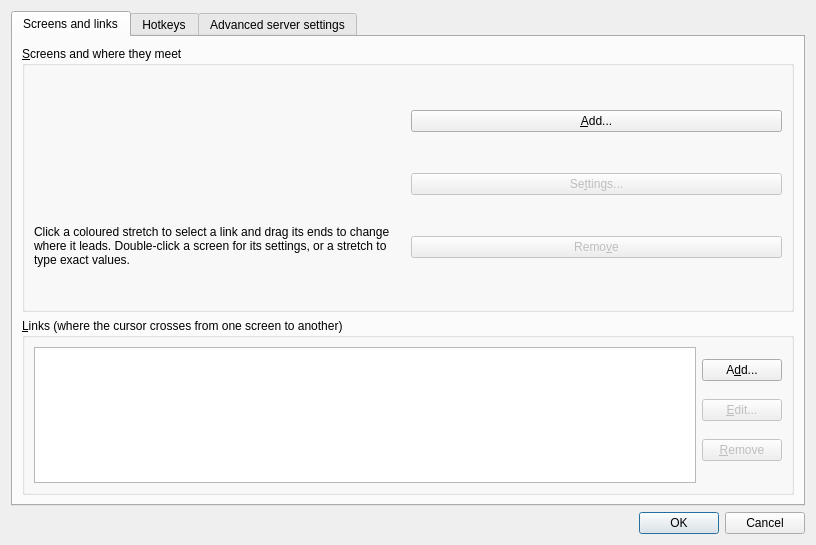
<?xml version="1.0" encoding="UTF-8"?>
<ui version="4.0">
 <class>ServerConfigDialog</class>
 <widget class="QDialog" name="ServerConfigDialog">
  <property name="geometry">
   <rect>
    <x>0</x>
    <y>0</y>
    <width>816</width>
    <height>545</height>
   </rect>
  </property>
  <property name="windowTitle">
   <string>Server Configuration</string>
  </property>
  <layout class="QVBoxLayout">
   <item>
    <widget class="QTabWidget" name="m_pTabWidget">
     <widget class="QWidget" name="m_pTabScreens">
      <attribute name="title">
       <string>Screens and links</string>
      </attribute>
      <layout class="QVBoxLayout" stretch="3,2">
       <item>
        <widget class="QGroupBox" name="m_pGroupScreens">
         <property name="title">
          <string>&amp;Screens and where they meet</string>
         </property>
         <layout class="QHBoxLayout">
          <item>
           <layout class="QVBoxLayout">
            <item>
             <widget class="ScreenLayoutView" name="m_pLayoutView"/>
            </item>
            <item>
             <widget class="QLabel" name="m_pLabelLayoutHint">
              <property name="text">
               <string>Click a coloured stretch to select a link and drag its ends to change where it leads. Double-click a screen for its settings, or a stretch to type exact values.</string>
              </property>
              <property name="wordWrap">
               <bool>true</bool>
              </property>
             </widget>
            </item>
           </layout>
          </item>
          <item>
           <layout class="QVBoxLayout">
          <item>
           <widget class="QPushButton" name="m_pButtonAddScreen">
            <property name="text">
             <string>&amp;Add...</string>
            </property>
           </widget>
          </item>
          <item>
           <widget class="QPushButton" name="m_pButtonEditScreen">
            <property name="enabled">
             <bool>false</bool>
            </property>
            <property name="text">
             <string>Se&amp;ttings...</string>
            </property>
           </widget>
          </item>
          <item>
           <widget class="QPushButton" name="m_pButtonRemoveScreen">
            <property name="enabled">
             <bool>false</bool>
            </property>
            <property name="text">
             <string>Remo&amp;ve</string>
            </property>
           </widget>
          </item>
          <item>
           <spacer>
            <property name="orientation">
             <enum>Qt::Vertical</enum>
            </property>
           </spacer>
          </item>
           </layout>
          </item>
         </layout>
        </widget>
       </item>
       <item>
        <widget class="QGroupBox" name="m_pGroupLinks">
         <property name="title">
          <string>&amp;Links (where the cursor crosses from one screen to another)</string>
         </property>
         <layout class="QHBoxLayout">
          <item>
           <widget class="QTableWidget" name="m_pTableLinks">
            <property name="editTriggers">
             <set>QAbstractItemView::NoEditTriggers</set>
            </property>
            <property name="selectionMode">
             <enum>QAbstractItemView::SingleSelection</enum>
            </property>
            <property name="selectionBehavior">
             <enum>QAbstractItemView::SelectRows</enum>
            </property>
            <attribute name="verticalHeaderVisible">
             <bool>false</bool>
            </attribute>
            <attribute name="horizontalHeaderStretchLastSection">
             <bool>true</bool>
            </attribute>
           </widget>
          </item>
          <item>
           <layout class="QVBoxLayout">
          <item>
           <widget class="QPushButton" name="m_pButtonAddLink">
            <property name="text">
             <string>A&amp;dd...</string>
            </property>
           </widget>
          </item>
          <item>
           <widget class="QPushButton" name="m_pButtonEditLink">
            <property name="enabled">
             <bool>false</bool>
            </property>
            <property name="text">
             <string>&amp;Edit...</string>
            </property>
           </widget>
          </item>
          <item>
           <widget class="QPushButton" name="m_pButtonRemoveLink">
            <property name="enabled">
             <bool>false</bool>
            </property>
            <property name="text">
             <string>&amp;Remove</string>
            </property>
           </widget>
          </item>
          <item>
           <spacer>
            <property name="orientation">
             <enum>Qt::Vertical</enum>
            </property>
           </spacer>
          </item>
           </layout>
          </item>
         </layout>
        </widget>
       </item>
      </layout>
     </widget>
     <widget class="QWidget" name="m_pTabHotkeys">
      <attribute name="title">
       <string>Hotkeys</string>
      </attribute>
      <layout class="QVBoxLayout">
       <item>
      <layout class="QHBoxLayout">
       <item>
        <widget class="QGroupBox" name="groupBox">
         <property name="title">
          <string>&amp;Hotkeys</string>
         </property>
         <layout class="QGridLayout">
          <item row="0" column="0" rowspan="4">
           <widget class="QListWidget" name="m_pListHotkeys"/>
          </item>
          <item row="0" column="1">
           <widget class="QPushButton" name="m_pButtonNewHotkey">
            <property name="enabled">
             <bool>true</bool>
            </property>
            <property name="text">
             <string>&amp;New</string>
            </property>
           </widget>
          </item>
          <item row="1" column="1">
           <widget class="QPushButton" name="m_pButtonEditHotkey">
            <property name="enabled">
             <bool>false</bool>
            </property>
            <property name="text">
             <string>&amp;Edit</string>
            </property>
           </widget>
          </item>
          <item row="2" column="1">
           <widget class="QPushButton" name="m_pButtonRemoveHotkey">
            <property name="enabled">
             <bool>false</bool>
            </property>
            <property name="text">
             <string>&amp;Remove</string>
            </property>
           </widget>
          </item>
          <item row="3" column="1">
           <spacer>
            <property name="orientation">
             <enum>Qt::Vertical</enum>
            </property>
            <property name="sizeHint" stdset="0">
             <size>
              <width>75</width>
              <height>161</height>
             </size>
            </property>
           </spacer>
          </item>
         </layout>
        </widget>
       </item>
       <item>
        <widget class="QGroupBox" name="groupBox_2">
         <property name="title">
          <string>A&amp;ctions</string>
         </property>
         <layout class="QGridLayout">
          <item row="0" column="0" rowspan="4">
           <widget class="QListWidget" name="m_pListActions"/>
          </item>
          <item row="0" column="1">
           <widget class="QPushButton" name="m_pButtonNewAction">
            <property name="enabled">
             <bool>false</bool>
            </property>
            <property name="text">
             <string>Ne&amp;w</string>
            </property>
           </widget>
          </item>
          <item row="1" column="1">
           <widget class="QPushButton" name="m_pButtonEditAction">
            <property name="enabled">
             <bool>false</bool>
            </property>
            <property name="text">
             <string>E&amp;dit</string>
            </property>
           </widget>
          </item>
          <item row="2" column="1">
           <widget class="QPushButton" name="m_pButtonRemoveAction">
            <property name="enabled">
             <bool>false</bool>
            </property>
            <property name="text">
             <string>Re&amp;move</string>
            </property>
           </widget>
          </item>
          <item row="3" column="1">
           <spacer>
            <property name="orientation">
             <enum>Qt::Vertical</enum>
            </property>
            <property name="sizeHint" stdset="0">
             <size>
              <width>20</width>
              <height>40</height>
             </size>
            </property>
           </spacer>
          </item>
         </layout>
        </widget>
       </item>
      </layout>
       </item>
       <item>
        <widget class="QGroupBox" name="m_pGroupPreservedRules">
         <property name="title">
          <string>Other rules in the file (kept as they are; edit the file to change them)</string>
         </property>
         <layout class="QVBoxLayout">
          <item>
           <widget class="QListWidget" name="m_pListPreservedRules">
            <property name="selectionMode">
             <enum>QAbstractItemView::NoSelection</enum>
            </property>
           </widget>
          </item>
         </layout>
        </widget>
       </item>
      </layout>
     </widget>
     <widget class="QWidget" name="m_pTabAdvanced">
      <attribute name="title">
       <string>Advanced server settings</string>
      </attribute>
      <layout class="QGridLayout">
       <item row="0" column="0">
        <widget class="QGroupBox" name="m_pGroupSwitch">
         <property name="title">
          <string>&amp;Switch</string>
         </property>
         <layout class="QVBoxLayout">
          <item>
           <layout class="QHBoxLayout">
            <item>
             <widget class="QCheckBox" name="m_pCheckBoxSwitchDelay">
              <property name="enabled">
               <bool>true</bool>
              </property>
              <property name="text">
               <string>Switch &amp;after waiting</string>
              </property>
             </widget>
            </item>
            <item>
             <spacer>
              <property name="orientation">
               <enum>Qt::Horizontal</enum>
              </property>
              <property name="sizeHint" stdset="0">
               <size>
                <width>40</width>
                <height>20</height>
               </size>
              </property>
             </spacer>
            </item>
            <item>
             <widget class="QSpinBox" name="m_pSpinBoxSwitchDelay">
              <property name="enabled">
               <bool>false</bool>
              </property>
              <property name="minimum">
               <number>10</number>
              </property>
              <property name="maximum">
               <number>10000</number>
              </property>
              <property name="singleStep">
               <number>10</number>
              </property>
              <property name="value">
               <number>250</number>
              </property>
             </widget>
            </item>
            <item>
             <widget class="QLabel" name="m_pLabel_14">
              <property name="text">
               <string>ms</string>
              </property>
             </widget>
            </item>
           </layout>
          </item>
          <item>
           <layout class="QVBoxLayout">
            <item>
             <layout class="QHBoxLayout">
              <item>
               <widget class="QCheckBox" name="m_pCheckBoxSwitchDoubleTap">
                <property name="enabled">
                 <bool>true</bool>
                </property>
                <property name="text">
                 <string>Switch on double &amp;tap within</string>
                </property>
               </widget>
              </item>
              <item>
               <spacer>
                <property name="orientation">
                 <enum>Qt::Horizontal</enum>
                </property>
                <property name="sizeHint" stdset="0">
                 <size>
                  <width>40</width>
                  <height>20</height>
                 </size>
                </property>
               </spacer>
              </item>
              <item>
               <widget class="QSpinBox" name="m_pSpinBoxSwitchDoubleTap">
                <property name="enabled">
                 <bool>false</bool>
                </property>
                <property name="minimum">
                 <number>10</number>
                </property>
                <property name="maximum">
                 <number>10000</number>
                </property>
                <property name="singleStep">
                 <number>10</number>
                </property>
                <property name="value">
                 <number>250</number>
                </property>
               </widget>
              </item>
              <item>
               <widget class="QLabel" name="m_pLabel_15">
                <property name="text">
                 <string>ms</string>
                </property>
               </widget>
              </item>
             </layout>
            </item>
            <item>
             <widget class="QLabel" name="label_4">
              <property name="text">
               <string>Bump against the screen edge with the mouse pointer twice in quick succession.</string>
              </property>
              <property name="wordWrap">
               <bool>true</bool>
              </property>
             </widget>
            </item>
           </layout>
          </item>
          <item>
           <spacer>
            <property name="orientation">
             <enum>Qt::Vertical</enum>
            </property>
            <property name="sizeHint" stdset="0">
             <size>
              <width>20</width>
              <height>40</height>
             </size>
            </property>
           </spacer>
          </item>
         </layout>
        </widget>
       </item>
       <item row="0" column="1">
        <widget class="QGroupBox" name="m_pGroupOptions">
         <property name="title">
          <string>&amp;Options</string>
         </property>
         <layout class="QGridLayout">
          <item row="7" column="0">
           <widget class="QGroupBox" name="groupBox_3">
            <property name="title">
             <string/>
            </property>
            <layout class="QHBoxLayout" name="horizontalLayout">
             <item>
              <widget class="QLabel" name="m_pLabelSharingSize">
               <property name="text">
                <string>Max Clipboard sharing size</string>
               </property>
              </widget>
             </item>
             <item>
              <widget class="QSpinBox" name="m_pSpinBoxClipboardSizeLimit">
               <property name="sizePolicy">
                <sizepolicy hsizetype="Maximum" vsizetype="Fixed">
                 <horstretch>0</horstretch>
                 <verstretch>0</verstretch>
                </sizepolicy>
               </property>
               <property name="toolTip">
                <string>Clipboard sharing size in bytes</string>
               </property>
               <property name="toolTipDuration">
                <number>-3</number>
               </property>
               <property name="alignment">
                <set>Qt::AlignLeading|Qt::AlignLeft|Qt::AlignVCenter</set>
               </property>
               <property name="minimum">
                <number>1000000</number>
               </property>
               <property name="maximum">
                <number>100000000</number>
               </property>
               <property name="singleStep">
                <number>1000</number>
               </property>
               <property name="value">
                <number>3000000</number>
               </property>
              </widget>
             </item>
            </layout>
           </widget>
          </item>
          <item row="3" column="0">
           <widget class="QCheckBox" name="m_pCheckBoxWin32KeepForeground">
            <property name="enabled">
             <bool>true</bool>
            </property>
            <property name="text">
             <string>Don't take &amp;foreground window on Windows servers</string>
            </property>
           </widget>
          </item>
          <item row="1" column="0">
           <widget class="QCheckBox" name="m_pCheckBoxRelativeMouseMoves">
            <property name="enabled">
             <bool>true</bool>
            </property>
            <property name="text">
             <string>Use &amp;relative mouse moves</string>
            </property>
           </widget>
          </item>
          <item row="2" column="0">
           <widget class="QCheckBox" name="m_pCheckBoxScreenSaverSync">
            <property name="enabled">
             <bool>true</bool>
            </property>
            <property name="text">
             <string>S&amp;ynchronize screen savers</string>
            </property>
           </widget>
          </item>
          <item row="0" column="0">
           <layout class="QHBoxLayout">
            <item>
             <widget class="QCheckBox" name="m_pCheckBoxHeartbeat">
              <property name="enabled">
               <bool>true</bool>
              </property>
              <property name="text">
               <string>&amp;Check clients every</string>
              </property>
             </widget>
            </item>
            <item>
             <spacer>
              <property name="orientation">
               <enum>Qt::Horizontal</enum>
              </property>
              <property name="sizeHint" stdset="0">
               <size>
                <width>40</width>
                <height>20</height>
               </size>
              </property>
             </spacer>
            </item>
            <item>
             <widget class="QSpinBox" name="m_pSpinBoxHeartbeat">
              <property name="enabled">
               <bool>false</bool>
              </property>
              <property name="minimum">
               <number>1000</number>
              </property>
              <property name="maximum">
               <number>30000</number>
              </property>
              <property name="singleStep">
               <number>1000</number>
              </property>
              <property name="value">
               <number>5000</number>
              </property>
             </widget>
            </item>
            <item>
             <widget class="QLabel" name="m_pLabel_16">
              <property name="text">
               <string>ms</string>
              </property>
             </widget>
            </item>
           </layout>
          </item>
          <item row="9" column="0">
           <spacer>
            <property name="orientation">
             <enum>Qt::Vertical</enum>
            </property>
            <property name="sizeHint" stdset="0">
             <size>
              <width>20</width>
              <height>16</height>
             </size>
            </property>
           </spacer>
          </item>
          <item row="5" column="0">
           <widget class="QCheckBox" name="m_pCheckBoxEnableDragAndDrop">
            <property name="text">
             <string>Enable drag and drop file transfers</string>
            </property>
           </widget>
          </item>
          <item row="4" column="0">
           <widget class="QCheckBox" name="m_pCheckBoxIgnoreAutoConfigClient">
            <property name="text">
             <string>Ignore auto config clients</string>
            </property>
           </widget>
          </item>
          <item row="6" column="0">
           <widget class="QCheckBox" name="m_pCheckBoxEnableClipboard">
            <property name="text">
             <string>Enable clipboard sharing</string>
            </property>
            <property name="checked">
             <bool>true</bool>
            </property>
           </widget>
          </item>
         </layout>
        </widget>
       </item>
       <item row="1" column="0" colspan="2">
        <widget class="QGroupBox" name="m_pGroupSwitchCorners">
         <property name="title">
          <string>&amp;Dead corners</string>
         </property>
         <property name="checked">
          <bool>false</bool>
         </property>
         <layout class="QGridLayout">
          <item row="0" column="0" colspan="2">
           <widget class="QCheckBox" name="m_pCheckBoxCornerTopLeft">
            <property name="text">
             <string>To&amp;p-left</string>
            </property>
           </widget>
          </item>
          <item row="0" column="2" colspan="2">
           <widget class="QCheckBox" name="m_pCheckBoxCornerTopRight">
            <property name="text">
             <string>Top-rig&amp;ht</string>
            </property>
           </widget>
          </item>
          <item row="1" column="0" colspan="2">
           <widget class="QCheckBox" name="m_pCheckBoxCornerBottomLeft">
            <property name="text">
             <string>&amp;Bottom-left</string>
            </property>
           </widget>
          </item>
          <item row="1" column="2" colspan="2">
           <widget class="QCheckBox" name="m_pCheckBoxCornerBottomRight">
            <property name="text">
             <string>Bottom-ri&amp;ght</string>
            </property>
           </widget>
          </item>
          <item row="2" column="0">
           <spacer>
            <property name="orientation">
             <enum>Qt::Horizontal</enum>
            </property>
            <property name="sizeHint" stdset="0">
             <size>
              <width>40</width>
              <height>20</height>
             </size>
            </property>
           </spacer>
          </item>
          <item row="2" column="1" colspan="2">
           <layout class="QHBoxLayout">
            <item>
             <widget class="QLabel" name="label">
              <property name="text">
               <string>Cor&amp;ner Size:</string>
              </property>
              <property name="buddy">
               <cstring>m_pSpinBoxSwitchCornerSize</cstring>
              </property>
             </widget>
            </item>
            <item>
             <widget class="QSpinBox" name="m_pSpinBoxSwitchCornerSize">
              <property name="maximum">
               <number>9999</number>
              </property>
             </widget>
            </item>
           </layout>
          </item>
          <item row="2" column="3">
           <spacer>
            <property name="orientation">
             <enum>Qt::Horizontal</enum>
            </property>
            <property name="sizeHint" stdset="0">
             <size>
              <width>40</width>
              <height>20</height>
             </size>
            </property>
           </spacer>
          </item>
         </layout>
        </widget>
       </item>
       <item row="2" column="0">
        <spacer>
         <property name="orientation">
          <enum>Qt::Vertical</enum>
         </property>
         <property name="sizeHint" stdset="0">
          <size>
           <width>20</width>
           <height>40</height>
          </size>
         </property>
        </spacer>
       </item>
      </layout>
     </widget>
    </widget>
   </item>
   <item>
    <widget class="QDialogButtonBox" name="m_pButtonBox">
     <property name="orientation">
      <enum>Qt::Horizontal</enum>
     </property>
     <property name="standardButtons">
      <set>QDialogButtonBox::Cancel|QDialogButtonBox::Ok</set>
     </property>
    </widget>
   </item>
  </layout>
 </widget>
 <customwidgets>
  <customwidget>
   <class>ScreenLayoutView</class>
   <extends>QWidget</extends>
   <header>ScreenLayoutView.h</header>
  </customwidget>
 </customwidgets>
 <resources>
  <include location="../res/Leapdesk.qrc"/>
 </resources>
 <connections>
  <connection>
   <sender>m_pButtonBox</sender>
   <signal>accepted()</signal>
   <receiver>ServerConfigDialog</receiver>
   <slot>accept()</slot>
   <hints>
    <hint type="sourcelabel">
     <x>572</x>
     <y>424</y>
    </hint>
    <hint type="destinationlabel">
     <x>377</x>
     <y>-8</y>
    </hint>
   </hints>
  </connection>
  <connection>
   <sender>m_pButtonBox</sender>
   <signal>rejected()</signal>
   <receiver>ServerConfigDialog</receiver>
   <slot>reject()</slot>
   <hints>
    <hint type="sourcelabel">
     <x>641</x>
     <y>424</y>
    </hint>
    <hint type="destinationlabel">
     <x>595</x>
     <y>1</y>
    </hint>
   </hints>
  </connection>
  <connection>
   <sender>m_pCheckBoxSwitchDelay</sender>
   <signal>toggled(bool)</signal>
   <receiver>m_pSpinBoxSwitchDelay</receiver>
   <slot>setEnabled(bool)</slot>
   <hints>
    <hint type="sourcelabel">
     <x>110</x>
     <y>63</y>
    </hint>
    <hint type="destinationlabel">
     <x>110</x>
     <y>63</y>
    </hint>
   </hints>
  </connection>
  <connection>
   <sender>m_pCheckBoxSwitchDoubleTap</sender>
   <signal>toggled(bool)</signal>
   <receiver>m_pSpinBoxSwitchDoubleTap</receiver>
   <slot>setEnabled(bool)</slot>
   <hints>
    <hint type="sourcelabel">
     <x>110</x>
     <y>63</y>
    </hint>
    <hint type="destinationlabel">
     <x>110</x>
     <y>63</y>
    </hint>
   </hints>
  </connection>
  <connection>
   <sender>m_pCheckBoxHeartbeat</sender>
   <signal>toggled(bool)</signal>
   <receiver>m_pSpinBoxHeartbeat</receiver>
   <slot>setEnabled(bool)</slot>
   <hints>
    <hint type="sourcelabel">
     <x>110</x>
     <y>63</y>
    </hint>
    <hint type="destinationlabel">
     <x>110</x>
     <y>63</y>
    </hint>
   </hints>
  </connection>
  <connection>
   <sender>m_pListHotkeys</sender>
   <signal>itemDoubleClicked(QListWidgetItem*)</signal>
   <receiver>m_pButtonEditHotkey</receiver>
   <slot>click()</slot>
   <hints>
    <hint type="sourcelabel">
     <x>197</x>
     <y>115</y>
    </hint>
    <hint type="destinationlabel">
     <x>304</x>
     <y>115</y>
    </hint>
   </hints>
  </connection>
  <connection>
   <sender>m_pListActions</sender>
   <signal>itemDoubleClicked(QListWidgetItem*)</signal>
   <receiver>m_pButtonEditAction</receiver>
   <slot>click()</slot>
   <hints>
    <hint type="sourcelabel">
     <x>505</x>
     <y>120</y>
    </hint>
    <hint type="destinationlabel">
     <x>677</x>
     <y>118</y>
    </hint>
   </hints>
  </connection>
 </connections>
</ui>
